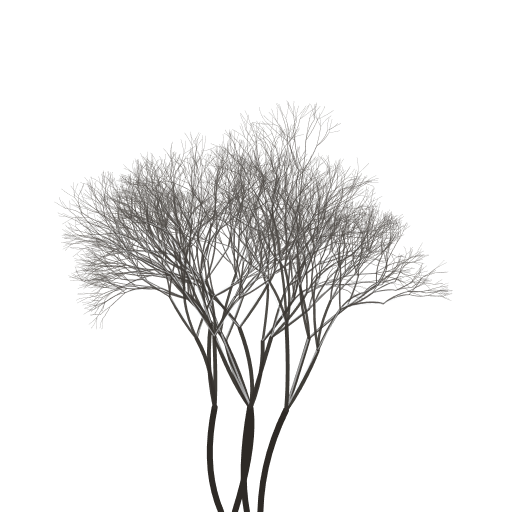
#> input picture unreal/SourceArt/Scenes/L_Bench/tex/twig0.png, 1024 x 1024 px, given as the content of the folder ../unreal/SourceArt/Scenes/L_Bench/tex/twig0.png, which was not available (shown at 1/2 size)
$ python sheet.py ../unreal/SourceArt/Scenes/L_Bench/tex/twig0.png ../unreal/SourceArt/Scenes/L_Bench/tex/twig1.png
#> lines starting #> are read from the running program, lines starting #| are printed output that depends on the picture
import sys, glob, os
from PIL import Image, ImageDraw
d, out = sys.argv[1], sys.argv[2]
files = sys.argv[3:] or sorted(glob.glob(d + '/*.png'))
W, H, C = 640, 360, 2
rows = (len(files) + C - 1) // C
sheet = Image.new('RGB', (W * C, H * rows), (0, 0, 0))
#> sheet: PIL image 1280x360 RGB; every value is 0
for i, f in enumerate(files):
    im = Image.open(os.path.join(d, f) if not f.startswith('/') else f).convert('RGB').resize((W, H))
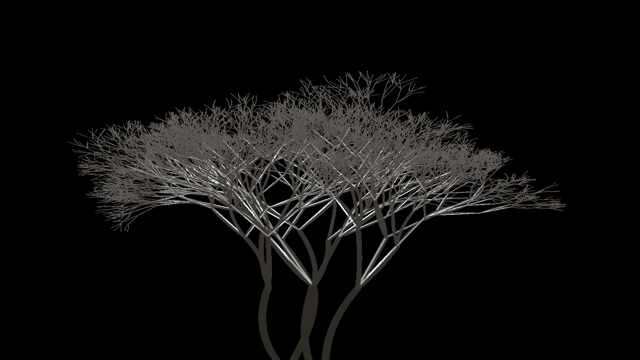
#> im: PIL image 640x360 RGB; mean R, G, B 15, 14.5, 13.8
    ImageDraw.Draw(im).text((8, 6), os.path.basename(f)[:-4], fill=(255, 60, 60))
    sheet.paste(im, ((i % C) * W, (i // C) * H))
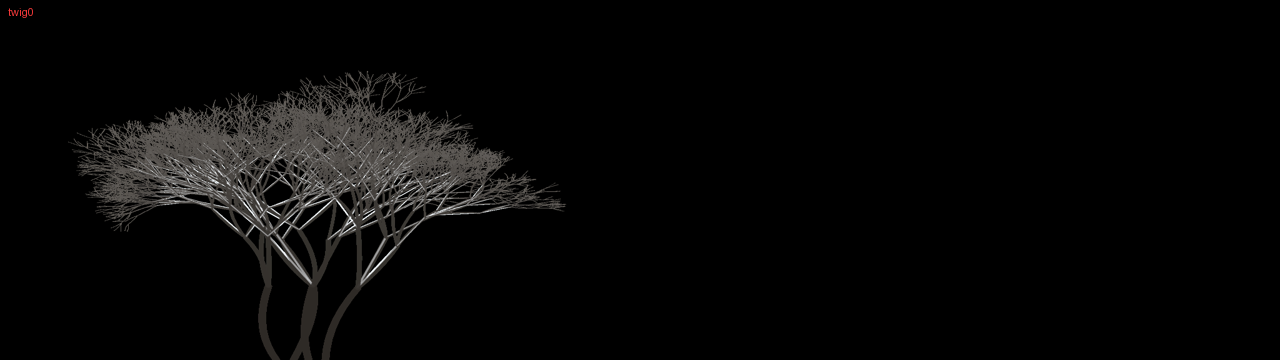
#> sheet: PIL image 1280x360 RGB; mean R, G, B 7.6, 7.2, 6.9
sheet.save(out)

$ run again, on unreal/SourceArt/Scenes/L_Bench/tex/twig1.png
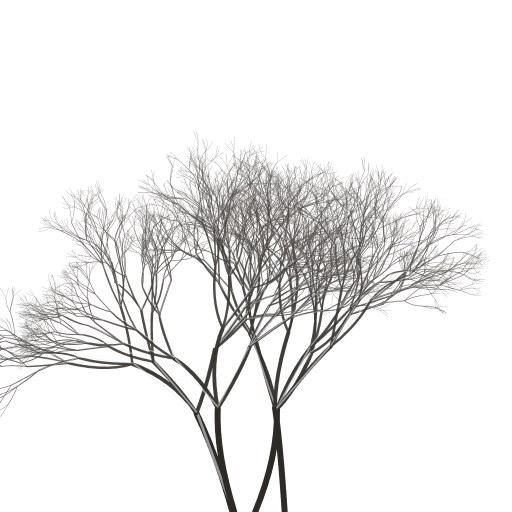
#> input picture unreal/SourceArt/Scenes/L_Bench/tex/twig1.png, 1024 x 1024 px, given as the content of the folder ../unreal/SourceArt/Scenes/L_Bench/tex/twig1.png, which was not available (shown at 1/2 size)
#> `im = Image.open(os.path.join(d, f) if not f.startswith('/') else f).co..`:
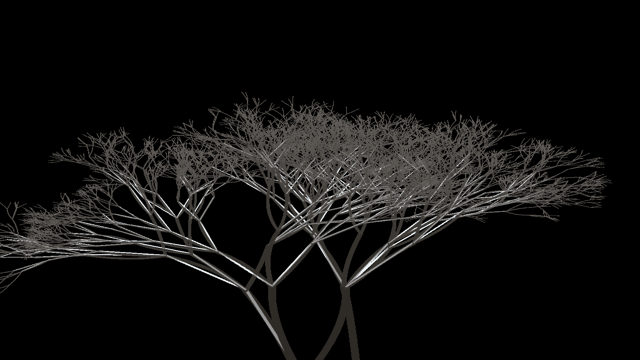
#> im: PIL image 640x360 RGB; mean R, G, B 16.2, 15.6, 15
#> `sheet.paste(im, ((i % C) * W, (i // C) * H))`:
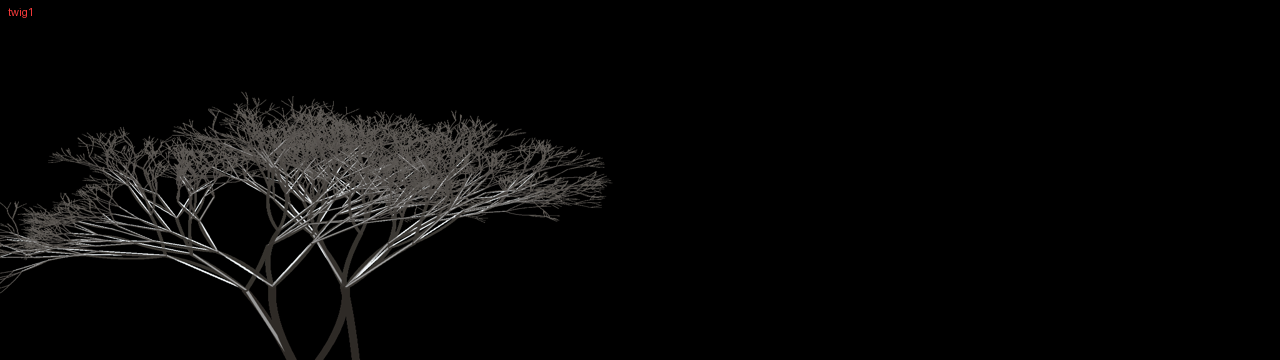
#> sheet: PIL image 1280x360 RGB; mean R, G, B 8.1, 7.8, 7.5

$ run again, on unreal/SourceArt/Scenes/L_Bench/tex/twig2.png
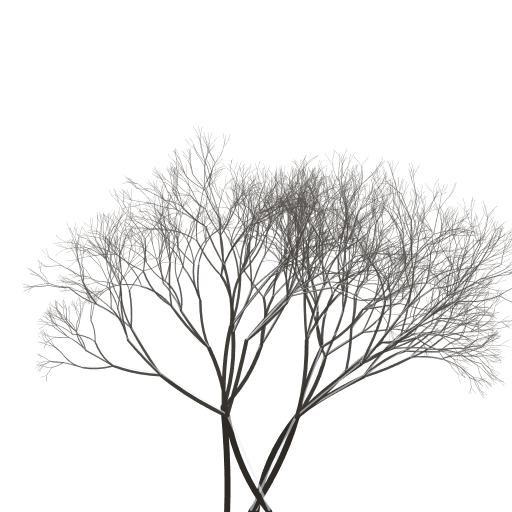
#> input picture unreal/SourceArt/Scenes/L_Bench/tex/twig2.png, 1024 x 1024 px, given as the content of the folder ../unreal/SourceArt/Scenes/L_Bench/tex/twig2.png, which was not available (shown at 1/2 size)
#> `im = Image.open(os.path.join(d, f) if not f.startswith('/') else f).co..`:
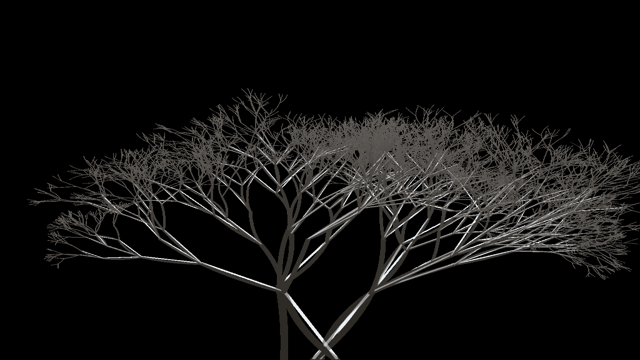
#> im: PIL image 640x360 RGB; mean R, G, B 17.3, 16.8, 16.1
#> `sheet.paste(im, ((i % C) * W, (i // C) * H))`:
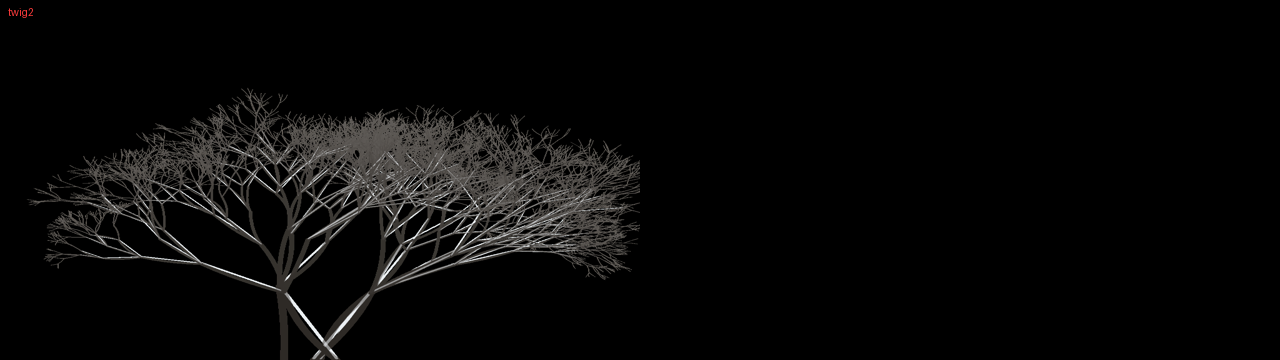
#> sheet: PIL image 1280x360 RGB; mean R, G, B 8.7, 8.4, 8
